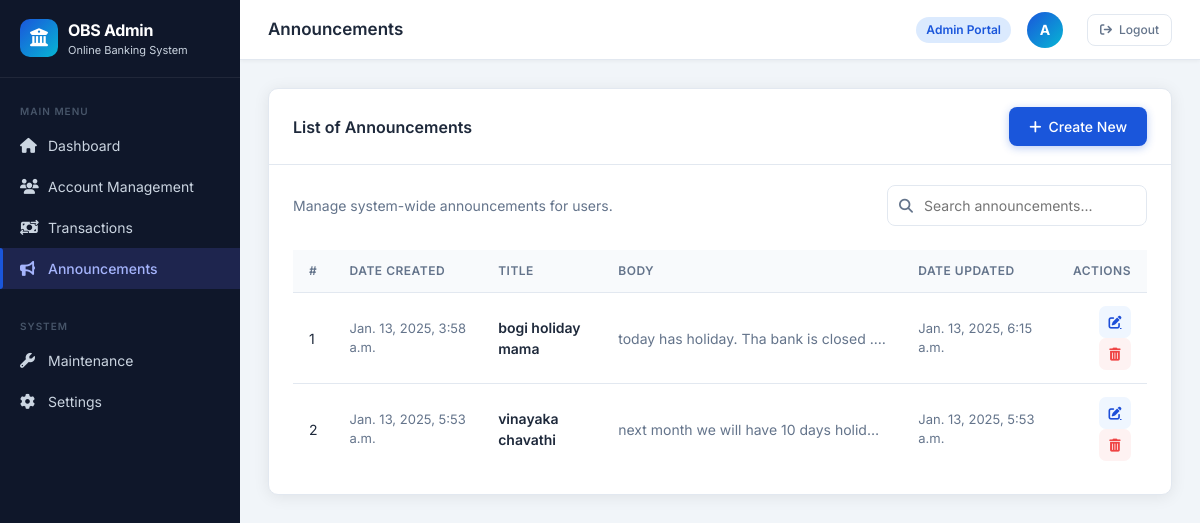
Screenshot of /announcement/ with the database file from the repository.
### application/models.py (models this page shows)
class announcement(models.Model):
    Title=models.CharField(max_length=50)
    Announcement=models.TextField()
    Date_created=models.DateTimeField(auto_now_add=True)
    Date_updated=models.DateTimeField(auto_now=True)

### application/views.py (the view)
# urls.py: path('announcement/', views.announcements, name='announcement'),
def announcements(request):
  query=request.GET.get('query','')
  if query:
    x=announcement.objects.filter(Title=query)
  else:
    x=announcement.objects.all()
  return render(request,'announcement.html',{'x':x,'query':query})

### template/announcement.html (shortened to what this page needs)
<!DOCTYPE html>
{% load static %}
<html lang="en">
<head>
  <link rel="stylesheet" href="https://cdn.jsdelivr.net/npm/bootstrap@5.3.2/dist/css/bootstrap.min.css">
  <link rel="stylesheet" href="https://cdnjs.cloudflare.com/ajax/libs/font-awesome/6.5.0/css/all.min.css">
  <link href="{% static 'css/dash.css' %}" rel="stylesheet">
</head>
<body>
<div class="obs-wrapper">
  <aside class="obs-sidebar" id="sidebar">
    <a href="{% url 'dash' %}" class="sidebar-brand">
      <div class="brand-icon"><i class="fa-solid fa-building-columns"></i></div>
      <div class="brand-text">OBS Admin<span>Online Banking System</span></div>
    </a>
    <div class="sidebar-nav">
      <div class="sidebar-section-title">Main Menu</div>
      <a href="{% url 'dash' %}" class="sidebar-link">
        <i class="fa-solid fa-house"></i> Dashboard
      </a>
      <a href="{% url 'account' %}" class="sidebar-link">
        <i class="fa-solid fa-users"></i> Account Management
      </a>
      <a href="{% url 'tran_admin' %}" class="sidebar-link">
        <i class="fa-solid fa-money-bill-transfer"></i> Transactions
      </a>
      <a href="{% url 'announcement' %}" class="sidebar-link active">
        <i class="fa-solid fa-bullhorn"></i> Announcements
      </a>
      <div class="sidebar-section-title mt-3">System</div>
      <a href="#" class="sidebar-link">
        <i class="fa-solid fa-wrench"></i> Maintenance
      </a>
      <a href="#" class="sidebar-link">
        <i class="fa-solid fa-gear"></i> Settings
      </a>
    </div>
  </aside>
  <main class="obs-main">
    <header class="obs-topbar">
      <div class="topbar-left">
        <div class="topbar-title">Announcements</div>
      </div>
      <div class="topbar-right">
        <span class="topbar-badge">Admin Portal</span>
        <div class="topbar-avatar">A</div>
        <a href="{% url 'login' %}" class="obs-btn obs-btn-outline obs-btn-sm ms-2">
          <i class="fa-solid fa-arrow-right-from-bracket"></i> Logout
        </a>
      </div>
    </header>
    <div class="obs-content">
      <div class="obs-card mb-4">
        <div class="obs-card-header">
          <div class="obs-card-title">List of Announcements</div>
          <a href="{% url 'add_announcement' %}" class="obs-btn obs-btn-primary">
            <i class="fa-solid fa-plus"></i> Create New
          </a>
        </div>
        <div class="obs-card-body">
          <div class="d-flex justify-content-between align-items-center mb-4">
            <div style="font-size: 14px; color: var(--text-muted);">
              Manage system-wide announcements for users.
            </div>
            <form action="{% url 'announcement' %}" method="get" class="obs-search">
              <i class="fa-solid fa-magnifying-glass"></i>
              <input type="text" value="{{query}}" name="query" placeholder="Search announcements...">
            </form>
          </div>
          <div class="obs-table-wrap">
            <table class="obs-table">
              <thead>
                <tr>
                  <th>#</th>
                  <th>Date Created</th>
                  <th>Title</th>
                  <th>Body</th>
                  <th>Date Updated</th>
                  <th class="text-end">Actions</th>
                </tr>
              </thead>
              <tbody>
                {% if x %}
                  {% for i in x %}
                  <tr>
                    <td>{{ i.id }}</td>
                    <td style="color: var(--text-muted); font-size: 13px;">{{ i.Date_created }}</td>
                    <td style="font-weight: 600;">{{ i.Title }}</td>
                    <td style="color: var(--text-muted); max-width: 300px; white-space: nowrap; overflow: hidden; text-overflow: ellipsis;">{{ i.Announcement }}</td>
                    <td style="color: var(--text-muted); font-size: 13px;">{{ i.Date_updated }}</td>
                    <td class="text-end">
                      <a href="{% url 'up_announcement' i.id %}" class="obs-btn-icon action-edit" title="Edit">
                        <i class="fa-solid fa-pen-to-square"></i>
                      </a>
                      <a href="{% url 'del_announcement' i.id %}" class="obs-btn-icon action-delete ms-1" title="Delete">
                        <i class="fa-solid fa-trash-can"></i>
                      </a>
                    </td>
                  </tr>
                  {% endfor %}
                {% else %}
                  <tr>
                    <td colspan="6" class="text-center py-4" style="color: var(--text-muted);">No announcements found.</td>
                  </tr>
                {% endif %}
              </tbody>
            </table>
          </div>
        </div>
      </div>
    </div>
  </main>
</div>
</body>
</html>

### rows the page displays
announcement: id "1", Date_created "Jan. 13, 2025, 3:58 a.m.", Title "bogi holiday mama", Announcement "today has holiday. Tha bank is closed .…", Date_updated "Jan. 13, 2025, 6:15 a.m."
announcement: id "2", Date_created "Jan. 13, 2025, 5:53 a.m.", Title "vinayaka chavathi", Announcement "next month we will have 10 days holid…", Date_updated "Jan. 13, 2025, 5:53 a.m."
